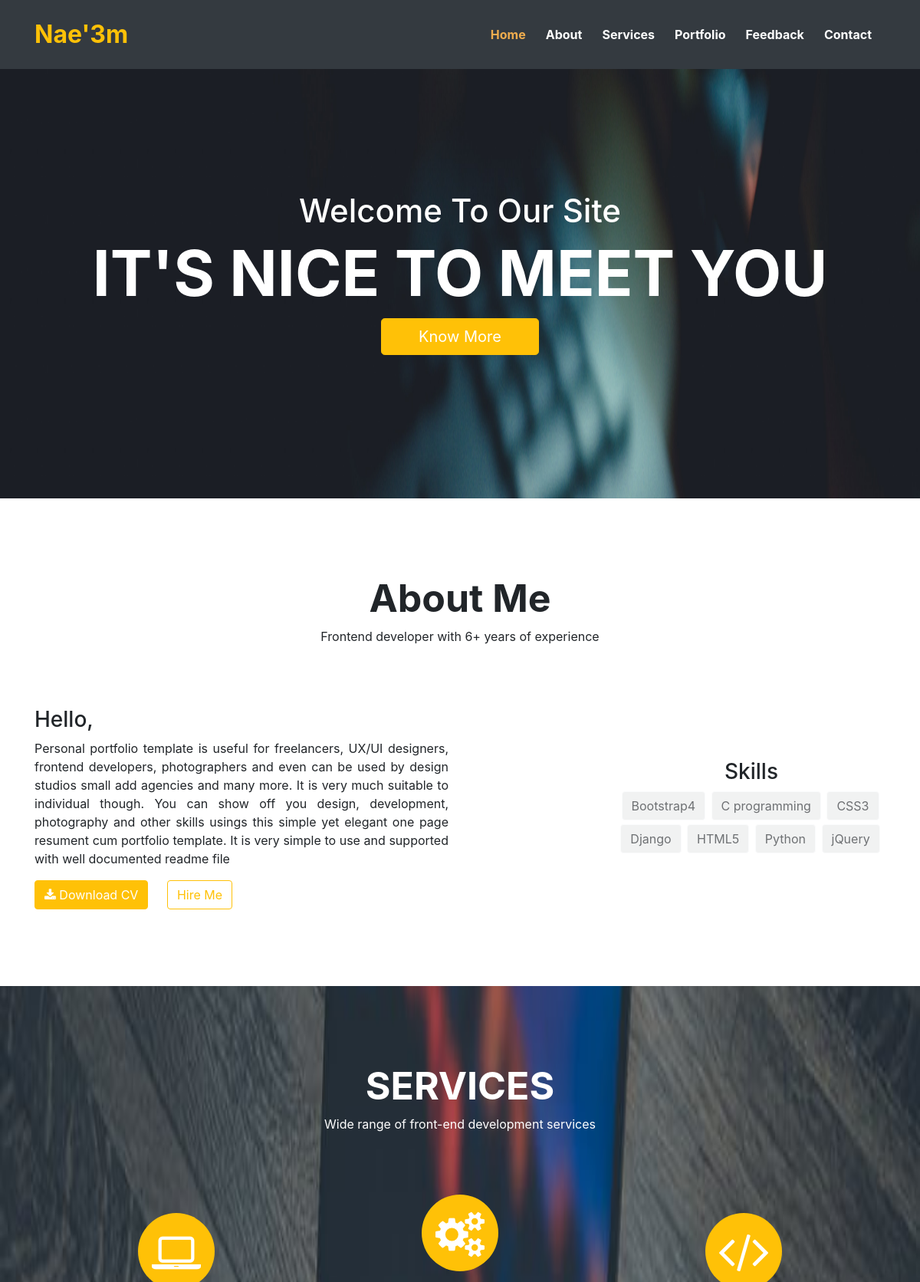
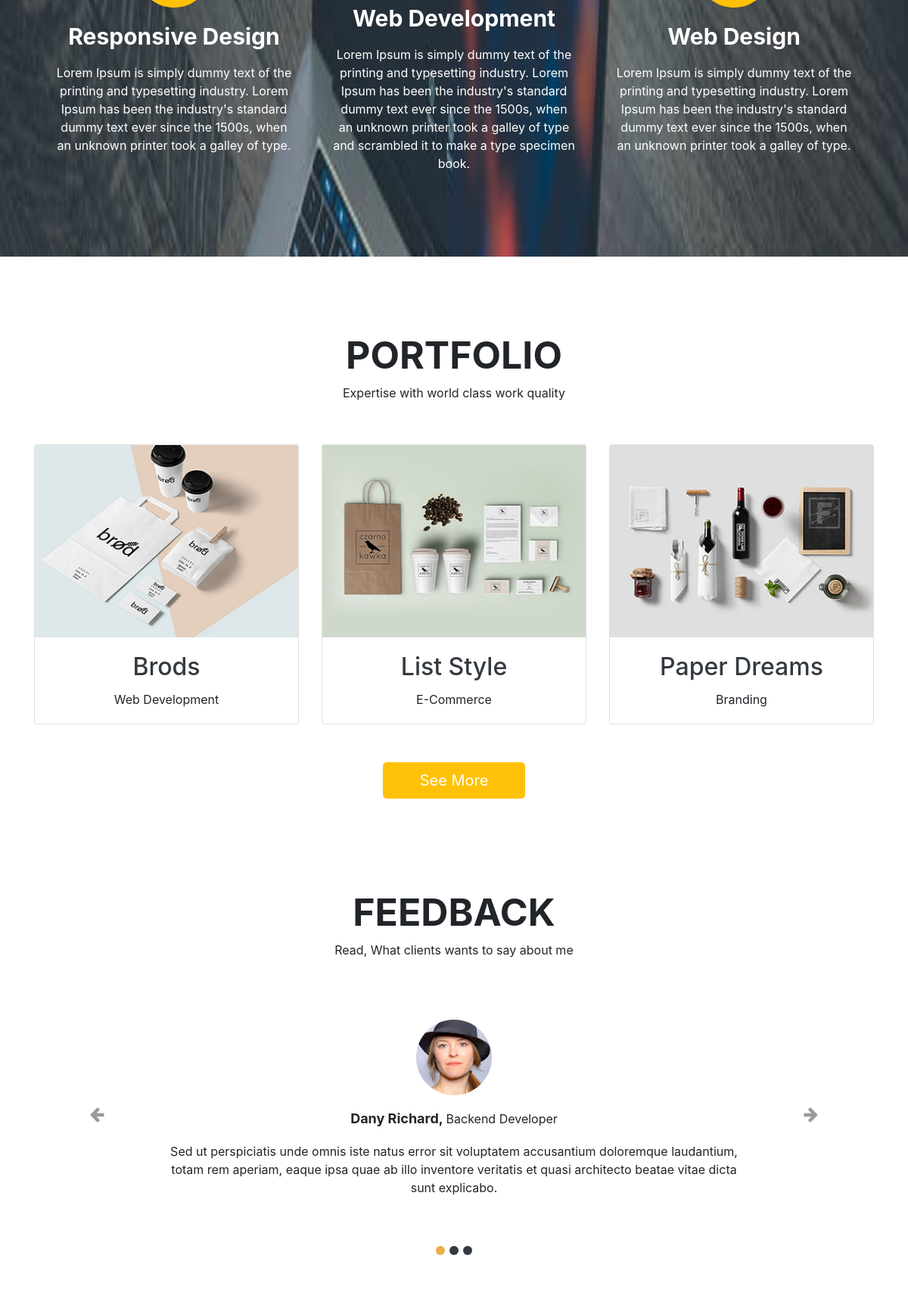
The page / (upper part) on the database its author committed (2 pictures, top to bottom).
### home/models.py (models this page shows, shortened)
class Home(models.Model):
    brand_name = models.CharField(max_length=25, default='', blank=True, null=True)
    up_heading = models.CharField(max_length= 255, default='', blank=True, null=True)
    down_heading = models.CharField(max_length= 255, default='', blank=True, null=True)
    button_text = models.CharField(max_length=255, default='Know More', blank=True, null=True)
    class Meta:
        verbose_name_plural = 'home'

class TitleSubtitle(models.Model):
    about_title = models.CharField(max_length=25, default='about me', blank=True, null=True)
    about_sub_title = models.CharField(max_length=255, default='', blank=True, null=True)
    service_title = models.CharField(max_length=25, default='services', blank=True, null=True)
    service_sub_title = models.CharField(max_length=255, default='', blank=True, null=True)
    portfolio_title = models.CharField(max_length=25, default='portfolio', blank=True, null=True)
    portfolio_sub_title = models.CharField(max_length=255, default='', blank=True, null=True)
    feedback_title = models.CharField(max_length=25, default='feedback', blank=True, null=True)
    feedback_sub_title = models.CharField(max_length=255, default='', blank=True, null=True)
    contact_title = models.CharField(max_length=25, default='contact me', blank=True, null=True)
    contact_sub_title = models.CharField(max_length=255, default='', blank=True, null=True)

class About(models.Model):
    about = models.TextField(default='', blank=True, null=True)
    cv = models.FileField(upload_to='About/', default='About/NID-card.pdf', blank=True)
    class Meta:
        verbose_name_plural = 'About'

class Skill(models.Model):
    skills = models.CharField(max_length=25, default='', blank=True, null=True)

class Service(models.Model):
    s_icon = models.ImageField(upload_to = 'ServiceIcon/', default='ServiceIcon/settings.png', blank=True)
    s_title = models.CharField(max_length=255, default='', blank=True, null=True)
    s_details = models.TextField(blank=True, null=True)

class Project(models.Model):
    project_name = models.CharField(max_length=50, default='Threads', blank=True, null=True)
    category = models.CharField(max_length=50, default='Illustration', blank=True, null=True)
    thumb_1 = models.ImageField(upload_to = 'Portfolio/%Y/%m/%d', blank=True)
    thumb_2 = models.ImageField(upload_to = 'Portfolio/%Y/%m/%d', blank=True)
    project_info = models.TextField(blank=True, null=True)
    clients = models.CharField(max_length=50, default='Brand & Co.', blank=True, null='True')
    tools = models.CharField(max_length=255, blank=True, null=True)
    live_url = models.URLField(max_length=255, blank=True, null=True)
    slug = models.SlugField(unique=True)
    status = models.CharField(max_length=50, default='', blank=True, null=True)

class Feedback(models.Model):
    photo = models.ImageField(upload_to="Feedback/%Y/%m/%d", blank=True)
    name = models.CharField(max_length=25, blank=True, null=True)
    profession = models.CharField(max_length=50, blank=True, null=True)
    comment = models.CharField(max_length=255)

### home/views.py (the view)
# urls.py: path('', views.home, name="home"),
def home(request):
    title_subtitle = TitleSubtitle.objects.filter(id=1)
    home_query = Home.objects.filter(id=1)
    about = About.objects.filter(id=1)
    skills = Skill.objects.all().order_by('skills')
    service = Service.objects.all().order_by('id')[:3]
    projects = Project.objects.all().order_by('-id')[:3]
    feedbacks = Feedback.objects.all().order_by('-id')[:3]
    follow_me = FollowMe.objects.filter(id=1)
    if request.method == 'POST':
        form = ContactForm(request.POST)
        if form.is_valid():
            form.save()
            return redirect('home:home')
    else:
        form = ContactForm()
    context = {
        'title': title_subtitle,
        'home': home_query,
        'about': about,
        'skill': skills,
        'service': service,
        'project': projects,
        'feedback': feedbacks,
        'follow': follow_me,
        'form': form
    }
    return render(request, 'home/index.html', context)

### home/templates/home/index.html (shortened to what this page needs)
{% extends 'base.html' %}
{% load static %}
{% block style %}
<link rel="stylesheet" href="{% static 'home/css/style.css' %}">
{% endblock %}
{% block home %}
    <div class="bgimg" id="home">
      <nav class="navbar navbar-expand-md bg-dark navbar-drark fixed-top">
        <div class="container">
          {% for h in home %}
          <a href="#home" class="navbar-brand text-warning font-weight-bold">{{ h.brand_name }}</a>
          {% endfor %}
          <div class="collapse navbar-collapse text-center" id="collapsenavbar">
            <ul class="navbar-nav ml-auto">
              <li class="nav-item">
                <a href="#home" class="nav-link text-white active" data-scroll>Home</a>
              </li>
              <li class="nav-item">
                <a href="#about" class="nav-link text-white" data-scroll>About</a>
              </li>
              <li class="nav-item">
                <a href="#services" class="nav-link text-white" data-scroll>Services</a>
              </li>
              <li class="nav-item">
                <a href="#portfolio" class="nav-link text-white" data-scroll>Portfolio</a>
              </li>
              <li class="nav-item">
                <a href="#feedback" class="nav-link text-white" data-scroll>Feedback</a>
              </li>
              <li class="nav-item">
                <a href="#contact" class="nav-link text-white" data-scroll>Contact</a>
              </li>
            </ul>
          </div>
        </div>
      </nav>
      <div class="container text-center text-white headerset">
        {% for h in home %}
        <h2 class="text-capitalize">{{ h.up_heading }}</h2>
        <h1 class="text-uppercase">{{ h.down_heading }}</h1>
        <a href="#about"><button type="button" class="btn btn-warning text-white btn-lg text-capitalize">{{ h.button_text }}</button></a>
        {% endfor %}
      </div>
    </div>
    <section class="about" id="about">
      <div class="container">
        {% for t in title %}
        <h1 class="text-center text-capitalize">{{ t.about_title }}</h1>
        <p class="text-center">{{ t.about_sub_title }}</p>
        {% endfor %}
        <div class="row aboutsetting">
          {% for a in about %}
          <div class="about-me col-lg-6 col-md-6 col-sm-10 col-12 d-block m-auto text-justify">
            <h3>Hello,</h3>
            <p>{{ a.about }}</p>
            <a href="{{ a.cv.url }}"><button type="button" class="btn btn-warning text-white"> <i class="fa fa-download"></i> Download CV</button></a>
          {% endfor %}
            <a href="#contact"><button type="button" class="btn btn-outline-warning hire">Hire Me</button></a>
          </div>
          <div class="col-lg-2 col-md-1"></div>
          <div class="col-lg-4 col-md-5 col-sm-10 col-12 d-block m-auto text-center">
            <h3>Skills</h3>
            {% for s in skill %}
            <button type="button" class="btn btn-light" disabled>{{ s.skills }}</button>
            {% endfor %}
          </div>
        </div>
      </div>
    </section>
    <section id="services" class="services text-white" >
      <div class="container text-center">
        {% for t in title %}
        <h1 class="text-uppercase">{{ t.service_title }}</h1>
        <p>{{ t.service_sub_title }}</p>
        {% endfor %}
        <div class="row rowsetting">
          {% for s in service %}
          <div class="col-lg-4 col-md-4 col-sm-4 col-10 d-block m-auto wow slideInLeft">
            <div class="imgsetting d-block m-auto bg-warning">
              <img src="{{ s.s_icon.url }}" style="margin-top: 20px">
            </div>
            <h2 class="text-capitalize">{{ s.s_title }}</h2>
            <p>{{ s.s_details }}</p>
          </div>
          {% endfor %}
        </div>
      </div>
    </section>
    <section id="portfolio" class="portfolio">
      <div class="container text-center">
        {% for t in title %}
        <h1 class="text-uppercase">{{ t.portfolio_title }}</h1>
        <p>{{ t.portfolio_sub_title }}</p>
        {% endfor %}
        <div class="row">
          {% for p in project %}
          <div class="col-lg-4 col-md-4 col-sm-10 col-10 d-block m-auto">
            <div class="card">
              <div class="box">
                <img src="{{ p.thumb_1.url }}" class="card-img img-fluid" alt="">
              </div>
              <div class="card-body">
                <a href="{% url 'home:project' slug=p.slug %}"><h2 class="card-title text-dark">{{ p.project_name }}</h2></a>
                <p class="card-text">{{ p.category }}</p>
              </div>
            </div>
          </div>
          {% endfor %}
        </div>
        <a href="{% url 'home:portfolio' %}"><button type="button" class="btn btn-warning text-white btn-lg">See More</button></a>
      </div>
    </section>
    <section id="feedback" class="clients">
      <div class="container text-center">
        {% for t in title %}
        <h1 class="text-uppercase">{{ t.feedback_title }}</h1>
        <p>{{ t.feedback_sub_title }}</p>
        {% endfor %}
        <div class="row clientssetting">
          <div class="col-lg-12 col-md-12 col-sm-12 col-12">
              <div id="carouselExampleIndicators" class="carousel slide" data-ride="carousel">
                <ol class="carousel-indicators">
                  <li data-target="#carouselExampleIndicators" data-slide-to="0" class="active"></li>
                  <li data-target="#carouselExampleIndicators" data-slide-to="1"></li>
                  <li data-target="#carouselExampleIndicators" data-slide-to="2"></li>
                </ol>
                <div class="carousel-inner">
                  {% for f in feedback %}
                  <div {% if forloop.first %} class="carousel-item active" {% else %} class="carousel-item" {% endif %}>
                    <img class="img-fluid rounded-circle" height="100px" width="100px" src="{{ f.photo.url }}" alt="First slide">
                    <h4>{{ f.name }}, <span>{{ f.profession }}</span> </h4>
                    <p>{{ f.comment }}</p>
                  </div>
                  {% endfor %}
                </div>
                <a class="carousel-control-prev" href="#carouselExampleIndicators" role="button" data-slide="prev">
                  <i class="text-dark fa fa-arrow-left fa-2x" style="font-size: 22px" aria-hidden="true"> </i>
                </a>
                <a class="carousel-control-next" href="#carouselExampleIndicators" role="button" data-slide="next">
                  <i class="text-dark fa fa-arrow-right" style="font-size: 22px" aria-hidden="true"> </i>
                </a>
              </div>
          </div>
        </div>
      </div>
    </section>
{% endblock %}

### home/static/home/css/style.css (style rules this page uses)
.bgimg { background-image: url('../img/bg-7.jpg'); background-size: 100% 100%; background-attachment: fixed; width: 100%; height: 650px; }
nav { padding: 1rem !important; }
.navbar-brand { font-size: 2rem !important; }
nav ul li { margin-right: 10px; }
nav ul li a { font-weight: bold !important; }
nav ul li .active { color: #f0ad4e !important; }
.headerset { padding-top: 250px; box-sizing: border-box; }
.headerset h2 { font-size: 42px; }
.headerset h1 { font-size: 82px; font-weight: bold; }
.headerset button { padding: 0.5rem 3rem; }
.about { padding: 100px 0 100px; }
.about h1 { font-size: 50px; font-weight: bold; }
.aboutsetting { margin-top: 80px; }
.about .hire { margin-left: 20px; }
.about .btn-light:disabled { background-color: #eaebec !important; margin: 0 3px 5px 0; }
.services { padding: 100px 0 5px; background-image: url('../img/bg-2.jpeg'); background-size: 100% 100%; background-attachment: fixed; width: 100%; }
.services h1 { font-size: 50px; font-weight: bold; }
.rowsetting { margin: 80px 0px !important; }
.imgsetting { border-radius: 50%; height: 100px; width: 100px; }
.rowsetting h2 { margin-top: 20px; font-size: 30px; font-weight: bold; }
.rowsetting p { padding: 10px; color: #fff; }
.portfolio { width: 100%; padding: 100px 0 100px; }
.portfolio h1 { font-size: 50px; font-weight: bold; }
.card { margin-top: 40px; }
.portfolio button { margin-top: 50px; padding: 0.5rem 3rem; }
.card-img { border-radius: 0px !important; }
.box { background: #000; text-align: center; position: relative; }
.clients { padding: 20px 0 100px; }
.clients h1 { font-size: 50px; font-weight: bold; }
.clientssetting { margin-top: 80px; }
.clientssetting h4 { font-size: 18px; font-weight: bold; margin: 20px 0; }
.clientssetting h4 span { font-size: 16px; font-weight: normal; }
.carousel-indicators { top: 130% !important; bottom: 0 !important; }
.carousel-indicators li { width: 12px !important; height: 12px !important; border-radius: 50%; background-color: #343a40 !important; }
.carousel-indicators .active { background-color: #f0ad4e !important; }
.carousel-inner { width: 70% !important; margin: 0 auto !important; }
@media (min-width: 992px) { .carousel-indicators { top: 120% !important; } }

### rows shown on the page
Home: brand_name "Nae'3m", up_heading "Welcome To Our Site", down_heading "IT'S NICE TO MEET YOU", button_text "Know More"
TitleSubtitle: about_title "About Me", about_sub_title "Frontend developer with 6+ years of experience", service_title "SERVICES", service_sub_title "Wide range of front-end development services", portfolio_title "PORTFOLIO", portfolio_sub_title "Expertise with world class work quality", feedback_title "FEEDBACK", feedback_sub_title "Read, What clients wants to say about me"
About: about "Personal portfolio template is useful for freelancers, UX/UI designers, frontend developers, photographers and even can be used by design studios small add agencies and many more. It is very much suitable to individual though. You can show off you design, development, photography and other skills usings this simple yet elegant one page resument cum portfolio template. It is very simple to use and supported with well documented readme file"
Skill: skills "Bootstrap4"
Skill: skills "C programming"
Skill: skills "CSS3"
Skill: skills "Django"
Skill: skills "HTML5"
Skill: skills "Python"
Skill: skills "jQuery"
Service: s_icon (picture), s_title "Responsive Design", s_details "Lorem Ipsum is simply dummy text of the printing and typesetting industry. Lorem Ipsum has been the industry's standard dummy text ever since the 1500s, when an unknown printer took a galley of type."
Service: s_icon (picture), s_title "Web Development", s_details "Lorem Ipsum is simply dummy text of the printing and typesetting industry. Lorem Ipsum has been the industry's standard dummy text ever since the 1500s, when an unknown printer took a galley of type and scrambled it to make a type specimen book."
Service: s_icon (picture), s_title "Web Design", s_details "Lorem Ipsum is simply dummy text of the printing and typesetting industry. Lorem Ipsum has been the industry's standard dummy text ever since the 1500s, when an unknown printer took a galley of type."
Project: thumb_1 (picture), project_name "Brods", category "Web Development"
Project: thumb_1 (picture), project_name "List Style", category "E-Commerce"
Project: thumb_1 (picture), project_name "Paper Dreams", category "Branding"
Feedback: photo (picture), name "Dany Richard", profession "Backend Developer", comment "Sed ut perspiciatis unde omnis iste natus error sit voluptatem accusantium doloremque laudantium, totam rem aperiam, eaque ipsa quae ab illo inventore veritatis et quasi architecto beatae vitae dicta sunt explicabo."
